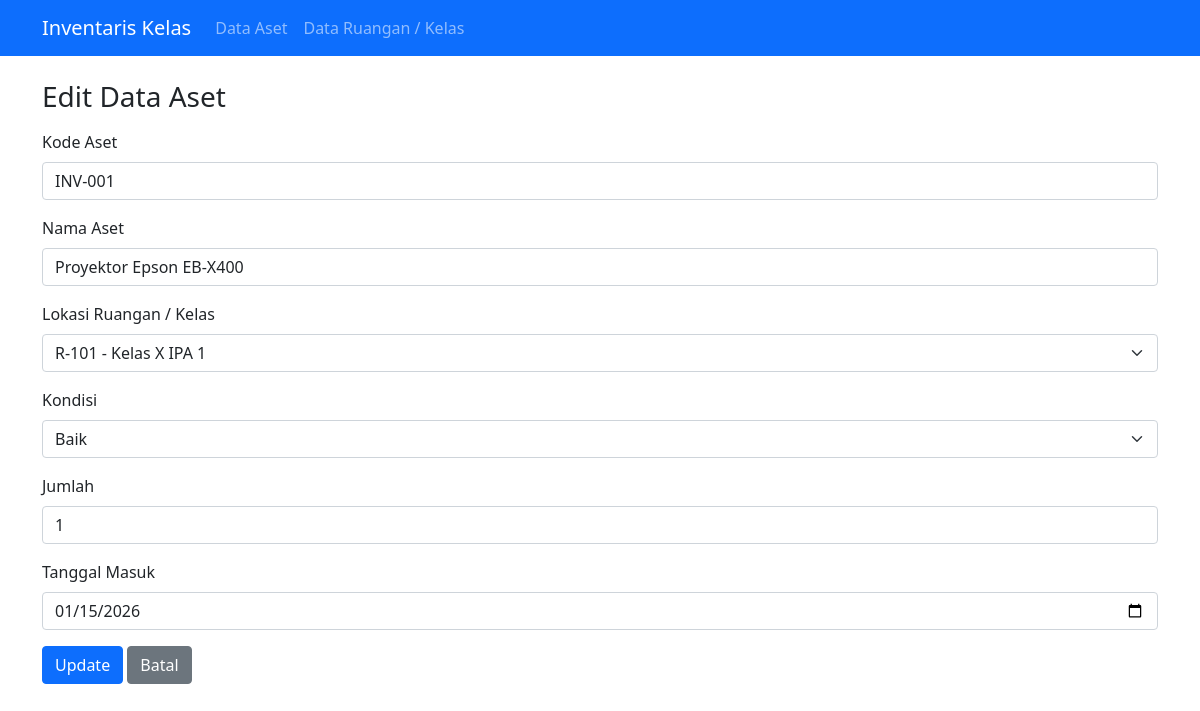
The app's page /program_mvc/index.php?page=aset&action=edit&id=1 with its own data.
### tables this page shows
CREATE TABLE aset (
    id_aset INT AUTO_INCREMENT PRIMARY KEY,
    kode_aset VARCHAR(30) NOT NULL UNIQUE,
    nama_aset VARCHAR(100) NOT NULL,
    kondisi ENUM('Baik', 'Rusak Ringan', 'Rusak Berat') NOT NULL DEFAULT 'Baik',
    jumlah INT NOT NULL DEFAULT 1,
    tanggal_masuk DATE NOT NULL,
    id_ruangan INT NOT NULL,
    FOREIGN KEY (id_ruangan) REFERENCES ruangan(id_ruangan) 
        ON DELETE RESTRICT ON UPDATE CASCADE
);

CREATE TABLE ruangan (
    id_ruangan INT AUTO_INCREMENT PRIMARY KEY,
    kode_ruangan VARCHAR(20) NOT NULL UNIQUE,
    nama_ruangan VARCHAR(100) NOT NULL,
    penanggung_jawab VARCHAR(100) NOT NULL
);

### program_mvc/controllers/AsetController.php (called while the page is built, shortened)
<?php
require_once 'models/Aset.php';
require_once 'models/Ruangan.php';
class AsetController {
    private $asetModel;
    private $ruanganModel;
    public function __construct() {
        $this->asetModel = new Aset();
        $this->ruanganModel = new Ruangan();
    }
    public function edit() {
        $id = $_GET['id'];
        $row = $this->asetModel->getById($id);
        $ruanganList = $this->ruanganModel->getAll();
        include 'template/header.php';
        include 'view/aset/edit.php';
        include 'template/footer.php';
    }
}

### program_mvc/models/Database.php (called while the page is built, shortened)
<?php
class Database {
    public function __construct() {
        $this->conn = new mysqli(DB_HOST, DB_USER, DB_PASS, DB_NAME);
    }
}

### program_mvc/models/Aset.php (called while the page is built, shortened)
<?php
require_once 'Database.php';
class Aset extends Database {
    public function getById($id) {
        $stmt = $this->conn->prepare("SELECT * FROM aset WHERE id_aset = ?");
        $stmt->bind_param("i", $id);
        $stmt->execute();
        return $stmt->get_result()->fetch_assoc();
    }
}

### program_mvc/models/Ruangan.php (called while the page is built, shortened)
<?php
require_once 'Database.php';
class Ruangan extends Database {
    public function getAll() {
        $sql = "SELECT * FROM ruangan ORDER BY id_ruangan ASC";
        return $this->conn->query($sql);
    }
}

### program_mvc/view/aset/edit.php (the view, shortened to what this page needs)
<h3>Edit Data Aset</h3>
<?php if (isset($row) && $row): ?>
<form action="index.php?page=aset&action=update" method="POST" class="mt-3">
    <div class="mb-3">
        <label class="form-label">Kode Aset</label>
        <input type="text" name="kode_aset" class="form-control" value="<?php echo htmlspecialchars($row['kode_aset']); ?>" required>
    </div>
    <div class="mb-3">
        <label class="form-label">Nama Aset</label>
        <input type="text" name="nama_aset" class="form-control" value="<?php echo htmlspecialchars($row['nama_aset']); ?>" required>
    </div>
    <div class="mb-3">
        <label class="form-label">Lokasi Ruangan / Kelas</label>
        <select name="id_ruangan" class="form-control form-select" required>
            <?php if (isset($ruanganList) && $ruanganList): ?>
                <?php while ($r = $ruanganList->fetch_assoc()): ?>
                    <option value="<?php echo $r['id_ruangan']; ?>" <?php echo ($r['id_ruangan'] == $row['id_ruangan']) ? 'selected' : ''; ?>>
                        <?php echo htmlspecialchars($r['kode_ruangan'] . ' - ' . $r['nama_ruangan']); ?>
                    </option>
                <?php endwhile; ?>
            <?php endif; ?>
        </select>
    </div>
    <div class="mb-3">
        <label class="form-label">Kondisi</label>
        <select name="kondisi" class="form-control form-select" required>
            <option value="Baik" <?php echo ($row['kondisi'] == 'Baik') ? 'selected' : ''; ?>>Baik</option>
        </select>
    </div>
    <div class="mb-3">
        <label class="form-label">Jumlah</label>
        <input type="number" name="jumlah" class="form-control" min="1" value="<?php echo $row['jumlah']; ?>" required>
    </div>
    <div class="mb-3">
        <label class="form-label">Tanggal Masuk</label>
        <input type="date" name="tanggal_masuk" class="form-control" value="<?php echo $row['tanggal_masuk']; ?>" required>
    </div>
    <button type="submit" class="btn btn-primary">Update</button>
    <a href="index.php?page=aset" class="btn btn-secondary">Batal</a>
</form>
<?php else: ?>
    <div class="alert alert-danger">Data aset tidak ditemukan.</div>
<?php endif; ?>

### records on screen
aset: kode_aset "INV-001", nama_aset "Proyektor Epson EB-X400", id_ruangan "R-101 - Kelas X IPA 1", kondisi "Baik", jumlah "1", tanggal_masuk "01/15/2026"
